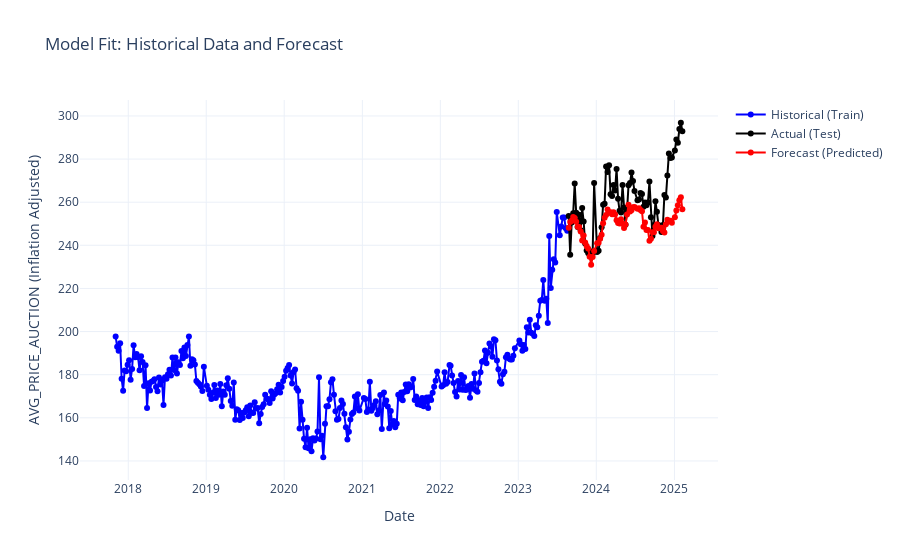

The cell this chart's notebook holds for it:
### Markdown cell above
## DATA VISUALIZATION

### Code cell
# VISUALIZATION OF DATA
fig = go.Figure()

config = {
    'toImageButtonOptions': {
    'format': 'svg', # one of png, svg, jpeg, webp
    'filename': 'lrg_plot',
    'height': 1800,
    'width': 2800,
    'scale': 1 # Multiply title/legend/axis/canvas sizes by this factor
    }
}

# Historical (Training) data trace
fig.add_trace(go.Scatter(
    x=X_train.index, y=y_train,
    mode='lines+markers',
    name='Historical (Train)',
    line=dict(color='blue')
))

# Actual test data trace
fig.add_trace(go.Scatter(
    x=X_test.index, y=y_test,
    mode='lines+markers',
    name='Actual (Test)',
    line=dict(color='black')
))

# Forecast (Predicted) data trace
fig.add_trace(go.Scatter(
    x=X_test.index, y=lrg_pred,
    mode='lines+markers',
    name='Forecast (Predicted)',
    line=dict(color='red')
))

# Update layout with titles and axis labels
fig.update_layout(
    title='Model Fit: Historical Data and Forecast',
    xaxis_title='Date',
    yaxis_title='AVG_PRICE_AUCTION (Inflation Adjusted)',
    template='plotly_white'
)
